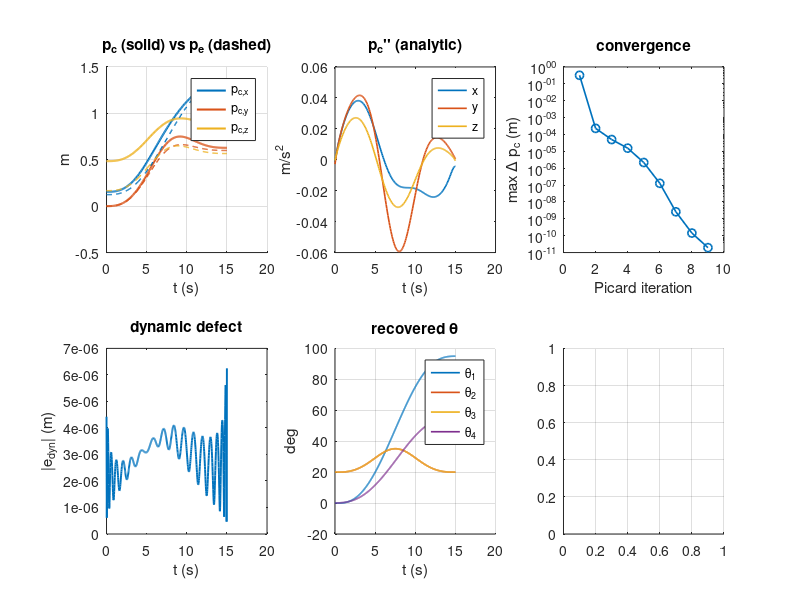

Source code (MATLAB): (Note: this script raises an error after producing the figure.)
function plan = plan_compatible_trajectory(params, opts)
%PLAN_COMPATIBLE_TRAJECTORY  Offline planner for the dynamically-compatible
%   system-CoM trajectory of an aerial manipulator + drop-in reference for
%   the closed-loop simulation.
%
%   plan = plan_compatible_trajectory(params, opts)
%
%   Runs ONCE, offline.  It PRESCRIBES the end-effector task (p_e, R_e) and the
%   platform heading, and SOLVES for the compatible CoM p_c(t) using
%       (C1) t  = (p_c_ddot + g e3)/||.||                       (thrust dir)
%       (C2) p_c = p_e + R_0 ( r_0c^0(theta) - r_0e^0(theta) )  (CoM offset)
%   R_0 is built from (t, b1_d) as in controller.m (eqs 98-101); theta is
%   recovered from R_e^0 = R_0' R_e by z-y-z decomposition with the redundancy
%   closed by (R1) b1_d prescribed and (R2) theta_2 = theta_3.  p_c is a
%   polynomial (=> C^inf), solved by a damped Picard iteration.
%
%   OUTPUT  plan.  Fields used for integration into main_sim:
%       plan.ref(tq) : function handle -> FULL controller reference struct
%                      (x_cd..x_cd_d4, b1_d(+d,dd), r_ed(+d,dd), b1_de(+d,dd)).
%                      Drop-in replacement for plan_locked_trajectory(t,params).
%       plan.X0      : consistent initial state (zero initial tracking error).
%       plan.T       : simulation horizon (s).
%       plan.q0, plan.R0_0, plan.r0_0 : the t=0 configuration.
%   Plus analysis fields: .t, .p_c, .p_e, .theta, .beta, .Pc, .diag.
%
%   No toolboxes / no external helpers required (self-contained).

% ========================================================================
% 0.  Parameters and options
% ========================================================================
if nargin < 1 || isempty(params), params = default_params(); end
if nargin < 2 || isempty(opts),   opts   = struct();         end
opts = setdef(opts, 'T',     15.0);
opts = setdef(opts, 'N',     201);
opts = setdef(opts, 'deg',   16);
opts = setdef(opts, 'maxit', 60);
opts = setdef(opts, 'tol',   1e-10);
opts = setdef(opts, 'relax', 1.0);
opts = setdef(opts, 'Nfine', 801);
opts = setdef(opts, 'plot',  true);

g  = params.g;  e3 = [0;0;1];  T = opts.T;
t  = linspace(0, T, opts.N).';

% ========================================================================
% 1.  PRESCRIBED end-effector task  --  *** EDIT THIS BLOCK ***
%     Single source of truth: prescribed_task(tq, tp) evaluates p_e, R_e and
%     the headings (with analytic derivatives) and is used BOTH here and by
%     the online reference plan.ref.
% ========================================================================
[r0c0, r0e0] = arm_kin([0;0;0;0], params);
tp.T   = T;
tp.pe0 = params.hover.r_ed;                 % EE start = hover EE point

% --- EE position: net displacement + a mid-path arc, covering an x-y-z box.
%     Timed by the min-jerk phase sigma(t) so the motion is rest-to-rest
%     regardless of the shape; edit the spans/arcs for your workspace. -- EDIT
tp.Dx = 1.2;  tp.Dy = 0.6;  tp.Dz = 0.4;    % net EE displacement (m)
tp.Ay = 0.3;  tp.Az = 0.25;                 % lateral/vertical arc amplitudes (m)

% --- EE orientation sweep: this is what makes the JOINTS move.       -- EDIT
%     R_e = Rz(yaw) Ry(pitch) Rz(wrist).  yaw(-platform) drives q1,
%     pitch=beta drives q2,q3, wrist drives q4.
tp.yaw0 = deg2rad(0);   tp.yawA = deg2rad(70);   % EE heading yaw  0 -> 70 deg
tp.b0   = deg2rad(40);  tp.bA   = deg2rad(30);   % EE tilt beta (sin arc) 40..70..40 deg
                                                 %   KEEP beta in ~40-70 (split 0.5) for cond(J_3y)<~100
tp.g0   = deg2rad(0);   tp.gA   = deg2rad(55);   % EE wrist roll   0 -> 55 deg

% --- Platform heading, INDEPENDENT of the EE heading (need not align). -- EDIT
%     q1 ~ (EE yaw) - (platform yaw), so an opposite platform turn widens q1.
tp.pp0  = deg2rad(0);   tp.ppA  = deg2rad(-25);  % platform yaw 0 -> -25 deg

% --- Redundancy split (q2 = split*beta, q3 = (1-split)*beta) ---------- -- EDIT
tp.split = 0.5;                              % 0.5 = theta2=theta3; use 0.25/0.75 near beta~90

% precompute the prescribed signals on the recovery grid (zeroth order)
PE = zeros(3,opts.N); B1D = zeros(3,opts.N); RE = zeros(3,3,opts.N);
for k = 1:opts.N
    tk = prescribed_task(t(k), tp);
    PE(:,k) = tk.r_ed;  B1D(:,k) = tk.b1_d;  RE(:,:,k) = tk.R_e;
end

% ========================================================================
% 2.  RECOVER p_c  --  damped fixed-point on a polynomial p_c
% ========================================================================
tc = (t(1)+t(end))/2;  ts = (t(end)-t(1))/2;  tau = (t - tc)/ts;
Pc = fit_poly_cols(tau, PE, opts.deg);          % init: p_c ~ p_e
hist = nan(opts.maxit,1);
for it = 1:opts.maxit
    [~,~,pcdd] = eval_poly_cols(Pc, tau, ts);
    pc_new = zeros(3,opts.N);
    for k = 1:opts.N
        ac   = pcdd(:,k) + g*e3;
        tdir = ac/norm(ac);                      % (C1)
        R0   = build_R0(tdir, B1D(:,k));         % ctrl 98-101
        Re0  = R0.'*RE(:,:,k);
        [a,b,c] = zyz_angles(Re0);               % z-y-z
        q    = [a; tp.split*b; (1-tp.split)*b; c]; % (R2) elbow split
        [r0c,r0e] = arm_kin(q, params);
        pc_new(:,k) = PE(:,k) + R0*(r0c - r0e);  % (C2)
    end
    pc_cur = eval_poly_cols(Pc, tau, ts);
    Pc_new = fit_poly_cols(tau, (1-opts.relax)*pc_cur + opts.relax*pc_new, opts.deg);
    hist(it) = max(vecnorm(eval_poly_cols(Pc_new,tau,ts) - pc_cur, 2, 1));
    Pc = Pc_new;
    if hist(it) < opts.tol, break; end
end
nit = it;
[p_c, ~, p_c_d2] = eval_poly_cols(Pc, tau, ts);

% ========================================================================
% 3.  DIAGNOSTICS (fine grid) -- dynamic defect + regularity guards
% ========================================================================
tf = linspace(0,T,opts.Nfine).';  tauf = (tf-tc)/ts;
[pcf,~,pcddf] = eval_poly_cols(Pc, tauf, ts);
e_dyn = zeros(3,opts.Nfine); beta_f = zeros(1,opts.Nfine);
acn_f = zeros(1,opts.Nfine); tilt_f = zeros(1,opts.Nfine); th_f = zeros(4,opts.Nfine);
cond_f = zeros(1,opts.Nfine); sig_f = zeros(1,opts.Nfine);
for k = 1:opts.Nfine
    tk = prescribed_task(tf(k), tp);
    ac = pcddf(:,k) + g*e3;  tdir = ac/norm(ac);
    R0 = build_R0(tdir, tk.b1_d);  Re0 = R0.'*tk.R_e;
    [a,b,c] = zyz_angles(Re0);  q = [a; tp.split*b; (1-tp.split)*b; c];
    [r0c,r0e] = arm_kin(q, params);
    e_dyn(:,k) = pcf(:,k) - (tk.r_ed + R0*(r0c - r0e));
    beta_f(k) = b;  acn_f(k) = norm(ac);
    tilt_f(k) = acosd(min(1,max(-1, tdir.'*e3)));  th_f(:,k) = q;
    s_k = svd(J03y(q, params));            % arm task-Jacobian spectrum (controller inverts J_3y)
    cond_f(k) = s_k(1)/s_k(end);           % conditioning
    sig_f(k)  = s_k(end);                  % smallest singular value
end
diag.iterations      = nit;
diag.conv_history    = hist(1:nit);
diag.max_dyn_defect  = max(vecnorm(e_dyn,2,1));
diag.min_sin_beta    = min(abs(sin(beta_f)));
diag.beta_range_deg  = [min(beta_f) max(beta_f)]*180/pi;
diag.min_acc_norm    = min(acn_f);
diag.max_thrust_tilt = max(tilt_f);
diag.max_cond_J3y    = max(cond_f);     % <-- controller inverts J_3y; keep this modest
diag.cond_J3y_t0     = cond_f(1);
diag.min_sigma_J3y   = min(sig_f);      % smallest sigma_min over the trajectory
diag.sigma_J3y_t0    = sig_f(1);
diag.theta_min_deg   = min(th_f,[],2)*180/pi;
diag.theta_max_deg   = max(th_f,[],2)*180/pi;

fprintf('\n=== compatible-CoM planning ===\n');
fprintf('Picard iterations          : %d  (final step %.2e m)\n', nit, hist(nit));
fprintf('MAX dynamic defect |e_dyn| : %.3e m   <-- should be ~0\n', diag.max_dyn_defect);
fprintf('min |sin(beta)|            : %.3e     (~0 => wrist singularity)\n', diag.min_sin_beta);
fprintf('beta range                 : [%.1f, %.1f] deg\n', diag.beta_range_deg);
fprintf('max thrust tilt            : %.1f deg\n', diag.max_thrust_tilt);
fprintf('cond(J_3y^0): start %.0f | max %.0f | sigma_min: start %.2e | min %.2e   (geometric arm Jacobian)\n', ...
        diag.cond_J3y_t0, diag.max_cond_J3y, diag.sigma_J3y_t0, diag.min_sigma_J3y);
if diag.min_sin_beta < 1e-2
    fprintf(2,'WARNING: near WRIST singularity (beta~0) -- raise the EE tilt tp.b0/tp.bA.\n');
end
if diag.max_cond_J3y > 300
    fprintf(2,['WARNING: near ARM (elbow) singularity, cond(J_3y)=%.0f.\n' ...
               '         Keep beta (tp.b0/tp.bA) in 40-70 deg, or set tp.split to 0.25/0.75.\n'], diag.max_cond_J3y);
end

% ========================================================================
% 4.  PACKAGE: online reference handle + consistent initial state
% ========================================================================
plan.t = t; plan.p_e = PE; plan.p_c = p_c; plan.beta = beta_f;
plan.theta = th_f(:, round(linspace(1,opts.Nfine,opts.N)));
plan.Pc = Pc; plan.tc = tc; plan.ts = ts; plan.tp = tp;
plan.diag = diag; plan.opts = opts; plan.T = T;

% drop-in reference (cheap: polynomial + analytic trig)
plan.ref = @(tq) eval_full_ref(tq, Pc, tc, ts, tp);

% consistent t=0 configuration -> X0 with ZERO initial tracking error
[r0_0, R0_0, q0] = reconstruct_config(0, Pc, tc, ts, tp, params, g);
plan.r0_0 = r0_0;  plan.R0_0 = R0_0;  plan.q0 = q0;
plan.X0 = [ r0_0; R0_0(:); q0; zeros(3,1); zeros(3,1); zeros(params.n,1) ];

if opts.plot
    make_plots(t, PE, p_c, p_c_d2, tf, e_dyn, beta_f, th_f, tilt_f, hist(1:nit));
end
end % ===================== main =========================================


% ========================================================================
%  Prescribed task  (p_e, R_e, headings + analytic derivatives)
% ========================================================================
function task = prescribed_task(tq, P)
% Rich rest-to-rest task: 3-axis EE position, time-varying EE orientation
% (yaw/pitch/wrist) and an INDEPENDENT platform heading.  Everything is a
% function of the min-jerk phase sigma(t); time derivatives come from the
% chain rule with sigma_dot, sigma_ddot, so the start/stop are at rest.
[s, ds, d2s] = minjerk3(tq / P.T);
sg = s;  sd = ds / P.T;  sdd = d2s / P.T^2;        % sigma and its time derivs
Sz = [0 -1 0; 1 0 0; 0 0 0];   Sy = [0 0 1; 0 0 0; -1 0 0];   % hat(e3), hat(e2)
pic = pi;

% ---- EE position p_e(sigma): linear + sinusoidal arc; sigma-derivatives ----
X  = P.Dx*sg;                 Xs = P.Dx;                       Xss = 0;
Y  = P.Dy*sg + P.Ay*sin(pic*sg);  Ys = P.Dy + P.Ay*pic*cos(pic*sg);  Yss = -P.Ay*pic^2*sin(pic*sg);
Z  = P.Dz*sg + P.Az*sin(pic*sg);  Zs = P.Dz + P.Az*pic*cos(pic*sg);  Zss = -P.Az*pic^2*sin(pic*sg);
pe_s = [X;Y;Z];  pe_s1 = [Xs;Ys;Zs];  pe_s2 = [Xss;Yss;Zss];
task.r_ed      = P.pe0 + pe_s;
task.r_ed_dot  = pe_s1*sd;
task.r_ed_ddot = pe_s2*sd^2 + pe_s1*sdd;

% ---- EE orientation R_e = Rz(al) Ry(be) Rz(ga); sigma-derivatives by product rule ----
al = P.yaw0 + P.yawA*sg;            al1 = P.yawA;                  al2 = 0;
be = P.b0   + P.bA*sin(pic*sg);     be1 = P.bA*pic*cos(pic*sg);    be2 = -P.bA*pic^2*sin(pic*sg);
ga = P.g0   + P.gA*sg;              ga1 = P.gA;                    ga2 = 0;
A = Rz(al); B = Ry(be); C = Rz(ga);
dA = Sz*A*al1;  d2A = Sz*Sz*A*al1^2 + Sz*A*al2;
dB = Sy*B*be1;  d2B = Sy*Sy*B*be1^2 + Sy*B*be2;
dC = Sz*C*ga1;  d2C = Sz*Sz*C*ga1^2 + Sz*C*ga2;
Re   = A*B*C;
dRe  = dA*B*C + A*dB*C + A*B*dC;
d2Re = d2A*B*C + A*d2B*C + A*B*d2C + 2*(dA*dB*C + dA*B*dC + A*dB*dC);
task.R_e = Re;
b1 = Re(:,1);  b1_s1 = dRe(:,1);  b1_s2 = d2Re(:,1);     % b1_de and sigma-derivs
task.b1_de      = b1;
task.b1_de_dot  = b1_s1*sd;
task.b1_de_ddot = b1_s2*sd^2 + b1_s1*sdd;

% ---- platform heading b1_d(sigma), independent of the EE yaw ----
pp = P.pp0 + P.ppA*sg;   pp1 = P.ppA;   pp2 = 0;
b1d    = [cos(pp); sin(pp); 0];
b1d_s1 = pp1*[-sin(pp); cos(pp); 0];
b1d_s2 = pp2*[-sin(pp); cos(pp); 0] + pp1^2*[-cos(pp); -sin(pp); 0];
task.b1_d      = b1d;
task.b1_d_dot  = b1d_s1*sd;
task.b1_d_ddot = b1d_s2*sd^2 + b1d_s1*sdd;
end

% ========================================================================
%  Online FULL reference (drop-in for plan_locked_trajectory)
% ========================================================================
function ref = eval_full_ref(tq, Pc, tc, ts, tp)
tau = (tq - tc)/ts;
[p,p1,p2,p3,p4] = eval_poly_cols(Pc, tau, ts);
ref.x_cd = p; ref.x_cd_dot = p1; ref.x_cd_ddot = p2; ref.x_cd_d3 = p3; ref.x_cd_d4 = p4;
task = prescribed_task(tq, tp);
ref.b1_d  = task.b1_d;   ref.b1_d_dot  = task.b1_d_dot;   ref.b1_d_ddot  = task.b1_d_ddot;
ref.r_ed  = task.r_ed;   ref.r_ed_dot  = task.r_ed_dot;   ref.r_ed_ddot  = task.r_ed_ddot;
ref.b1_de = task.b1_de;  ref.b1_de_dot = task.b1_de_dot;  ref.b1_de_ddot = task.b1_de_ddot;
end

% ========================================================================
%  Consistent configuration (r_0, R_0, q) at a query time  -> for X0
% ========================================================================
function [r_0, R_0, q] = reconstruct_config(tq, Pc, tc, ts, tp, params, g)
tau = (tq - tc)/ts;
[~,~,pcdd] = eval_poly_cols(Pc, tau, ts);
task = prescribed_task(tq, tp);
ac = pcdd + g*[0;0;1];  tdir = ac/norm(ac);
R_0 = build_R0(tdir, task.b1_d);
[a,b,c] = zyz_angles(R_0.'*task.R_e);
q = [a; tp.split*b; (1-tp.split)*b; c];
[~, r0e] = arm_kin(q, params);
r_0 = task.r_ed - R_0*r0e;                 % base pos s.t. EE matches r_ed
end


% ========================================================================
%  Coupling / kinematics helpers
% ========================================================================
function R0 = build_R0(t_dir, b1_d)
b3c = t_dir/norm(t_dir);  P1 = eye(3) - b3c*b3c.';  s = P1*b1_d;  ns = norm(s);
if ns < 1e-9
    tmp = [1;0;0]; if abs(b3c(1))>0.9, tmp=[0;1;0]; end
    s = (eye(3)-b3c*b3c.')*tmp; ns = norm(s);
end
b1c = s/ns;  b2c = cross(b3c,b1c);  R0 = [b1c, b2c, b3c];
end

function [a,b,c] = zyz_angles(M)
sb = hypot(M(1,3), M(2,3));  b = atan2(sb, M(3,3));
if sb > 1e-9
    a = atan2(M(2,3), M(1,3));  c = atan2(M(3,2), -M(3,1));
else
    a = atan2(-M(1,2), M(1,1)); c = 0;
end
end

function [r0c, r0e] = arm_kin(q, params)
n = params.n; mi = params.m_i; li = params.l_i; h = params.h_i_im1; mT = sum(mi);
Ri0 = repmat(eye(3),1,1,n+1);
for i = 1:n, Ri0(:,:,i+1) = Ri0(:,:,i)*elem_rot(h(:,i), q(i)); end
rO = zeros(3,n+1);
for i = 1:n, rO(:,i+1) = rO(:,i) + Ri0(:,:,i+1)*li(:,i); end
r0e = rO(:,n+1);
rcom = zeros(3,1);
for i = 1:n, rcom = rcom + mi(i+1)*(rO(:,i) + Ri0(:,:,i+1)*(li(:,i)/2)); end
r0c = rcom/mT;
end

function J0 = J03y(q, params)
% Arm-only end-effector task Jacobian J_3y^0 (3 EE-pos rows + 1 EE-yaw row)
% in {0}.  This is the matrix the controller inverts (u3 = J_3y \\ inner);
% its conditioning is the relevant arm-singularity measure.  (PDF2 Remark 15)
n = params.n; h = params.h_i_im1; li = params.l_i;
Ri = repmat(eye(3),1,1,n+1);
for i = 1:n, Ri(:,:,i+1) = Ri(:,:,i)*elem_rot(h(:,i), q(i)); end
h0 = zeros(3,n); for i = 1:n, h0(:,i) = Ri(:,:,i)*h(:,i); end      % h_k^0
O  = zeros(3,n+1); for i = 1:n, O(:,i+1) = O(:,i) + Ri(:,:,i+1)*li(:,i); end
r0e = O(:,n+1); b3e = Ri(:,:,n+1)*[0;0;1];
Jp = zeros(3,n); yaw = zeros(1,n);
for k = 1:n, Jp(:,k) = cross(h0(:,k), r0e-O(:,k)); yaw(k) = b3e.'*h0(:,k); end
J0 = [Jp; yaw];
end

function R = elem_rot(h, q)
H = [0 -h(3) h(2); h(3) 0 -h(1); -h(2) h(1) 0];
R = eye(3) + sin(q)*H + (1-cos(q))*(H*H);
end
function R = Rz(a), R = [cos(a) -sin(a) 0; sin(a) cos(a) 0; 0 0 1]; end
function R = Ry(a), R = [cos(a) 0 sin(a); 0 1 0; -sin(a) 0 cos(a)]; end


% ========================================================================
%  Polynomial fit / evaluation (scaled monomial basis, base MATLAB)
% ========================================================================
function P = fit_poly_cols(tau, Y, deg)
P = struct('c', cell(1,3));
for i = 1:3, P(i).c = polyfit(tau(:), Y(i,:).', deg); end
end

function [p, p1, p2, p3, p4] = eval_poly_cols(P, tau, ts)
N = numel(tau); p = zeros(3,N); p1=p; p2=p; p3=p; p4=p;
for i = 1:3
    c = P(i).c; c1=polyder(c); c2=polyder(c1); c3=polyder(c2); c4=polyder(c3);
    p(i,:)  = polyval(c , tau);
    p1(i,:) = polyval(c1, tau)/ts;
    p2(i,:) = polyval(c2, tau)/ts^2;
    p3(i,:) = polyval(c3, tau)/ts^3;
    p4(i,:) = polyval(c4, tau)/ts^4;
end
end


% ========================================================================
%  Minimum-jerk profile and derivatives, u in [0,1]
% ========================================================================
function [s, ds, d2s] = minjerk3(u)
u = min(1, max(0, u));
s   = 10*u.^3 - 15*u.^4 + 6*u.^5;
ds  = 30*u.^2 - 60*u.^3 + 30*u.^4;
d2s = 60*u    - 180*u.^2 + 120*u.^3;
end


% ========================================================================
%  Default model parameters  (mirrors main_sim.m, modified config)
% ========================================================================
function params = default_params()
n = 4; params.n = n; params.g = 9.81;
params.m_i = [1.7, 0.105, 0.143, 0.135, 0.236];
L = [0.077, 0.130, 0.124, 0.126]; params.L = L;
h = zeros(3,n); h(:,1)=[0;0;1]; h(:,2)=[0;1;0]; h(:,3)=[0;1;0]; h(:,4)=[0;0;1];
params.h_i_im1 = h;
l = zeros(3,n);
l(:,1)=[0;0;-L(1)]; l(:,2)=[0;0;-L(2)]; l(:,3)=[L(3);0;0]; l(:,4)=[0;0;-L(4)];
params.l_i = l;
r_0 = [0;0;0.5];  [r0c,r0e] = arm_kin([0;0;0;0], params);
params.hover.x_cd = r_0 + r0c;  params.hover.r_ed = r_0 + r0e;
params.hover.b1_d = [1;0;0];
end


% ========================================================================
%  utilities + plotting
% ========================================================================
function s = setdef(s, f, v)
if ~isfield(s,f) || isempty(s.(f)), s.(f) = v; end
end

function make_plots(t, p_e, p_c, p_c_d2, tf, e_dyn, beta_f, th_f, tilt_f, hist)
figure('Name','compatible-CoM plan','Color','w','Position',[80 80 1100 720]);
subplot(2,3,1); hold on; grid on;
plot(t, p_c.','LineWidth',1.5); set(gca,'ColorOrderIndex',1);
plot(t, p_e.','--','LineWidth',1.0);
xlabel('t (s)'); ylabel('m'); title('p_c (solid) vs p_e (dashed)');
legend({'p_{c,x}','p_{c,y}','p_{c,z}'},'Location','best');
subplot(2,3,2); grid on; plot(t, p_c_d2.','LineWidth',1.2);
xlabel('t (s)'); ylabel('m/s^2'); title('p_c'''' (analytic)'); legend({'x','y','z'});
subplot(2,3,3); grid on; semilogy(1:numel(hist), max(hist,1e-16),'o-','LineWidth',1.2);
xlabel('Picard iteration'); ylabel('max \Delta p_c (m)'); title('convergence');
subplot(2,3,4); grid on; plot(tf, vecnorm(e_dyn,2,1),'LineWidth',1.4);
xlabel('t (s)'); ylabel('|e_{dyn}| (m)'); title('dynamic defect');
subplot(2,3,5); hold on; grid on; plot(tf, th_f.'*180/pi,'LineWidth',1.2);
xlabel('t (s)'); ylabel('deg'); title('recovered \theta');
legend({'\theta_1','\theta_2','\theta_3','\theta_4'},'Location','best');
subplot(2,3,6); hold on; grid on;
yyaxis left;  plot(tf, beta_f*180/pi,'LineWidth',1.4); ylabel('\beta (deg)');
yyaxis right; plot(tf, tilt_f,'LineWidth',1.2); ylabel('thrust tilt (deg)');
xlabel('t (s)'); title('\beta and thrust tilt');
end
